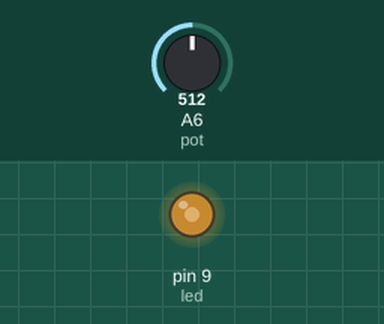
A sketch run on a simulated Arduino Nano, built with avr-gcc and run on an emulated ATmega328P. Shown: output pins drawn as LEDs (lit = HIGH). The inputs (shaded band) are chosen by the test bench; at power-on: A6 (pot) = 512.

Above: at 1.2 s.
1.3 s: A6 (pot) set to 716
At 1.8 s:
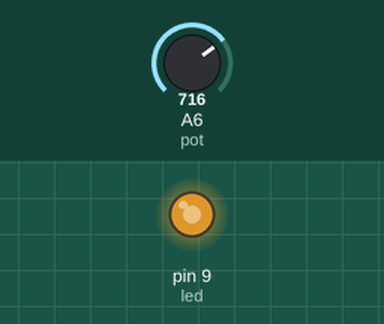
2.8 s: A6 (pot) set to 900
At 4.0 s:
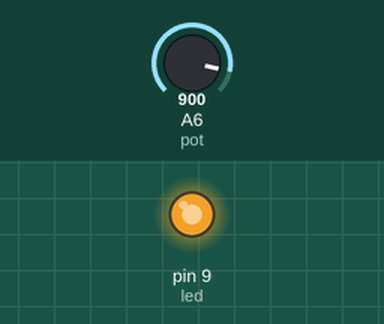
4.3 s: A6 (pot) set to 122
At 5.3 s:
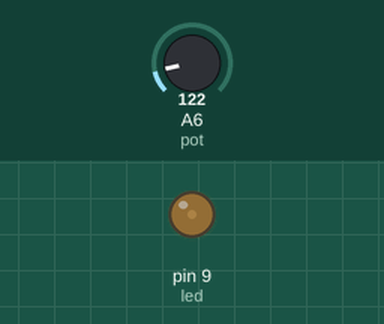
5.8 s: A6 (pot) set to 0
At 6.5 s:
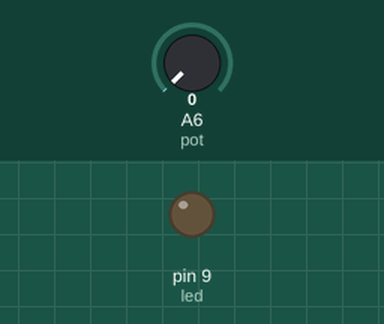
Timing chart, 0 to 8.3 s (numbered marks = the images above; inputs shaded):
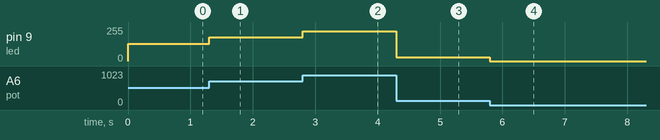

Measured:
- after the input at 1.3 s, pin 9 (led): 128/255 → 179/255 at once
- after the input at 2.8 s, pin 9 (led): 179/255 → 225/255 at once
- after the input at 4.3 s, pin 9 (led): 225/255 → 30/255 at once
- after the input at 5.8 s, pin 9 (led): 30/255 → 0/255 at once

The sketch:

through_potentiometer_controlling_led.ino
```cpp
/*Arduino IDE version: 1.8.3
Tested on: ARBD 1
Microcontroller: Atmega 328 p
written by: Anurag Aggarwal
Date: 06/12/2019*/


#define led 9        //D9 pin is connected to green led
#define pot A6       //A6 pin is connected to the potentiometer
int pot_value;

void setup() {
  pinMode(pot, INPUT);
  pinMode(led, OUTPUT);

}

void loop() {
  pot_value= analogRead(pot);
  pot_value= pot_value>>2;      //as our ADC is 10 bit and PWM is 8 bit so here we left shift the value of pot to convert it into 8 bit

  analogWrite(led, pot_value);     //glow led according to pot value

}

/*OR
 *
 *   pot_val = map(analogRead(pot),0,1023,0,255);            //mapping is done

     analogWrite(led, pot_val);
 */
```
